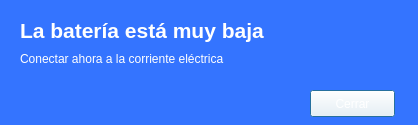
<?xml version="1.0" encoding="UTF-8"?>
<ui version="4.0">
 <class>Dialog</class>
 <widget class="QDialog" name="Dialog">
  <property name="geometry">
   <rect>
    <x>0</x>
    <y>0</y>
    <width>418</width>
    <height>125</height>
   </rect>
  </property>
  <property name="palette">
   <palette>
    <active>
     <colorrole role="WindowText">
      <brush brushstyle="SolidPattern">
       <color alpha="255">
        <red>255</red>
        <green>255</green>
        <blue>255</blue>
       </color>
      </brush>
     </colorrole>
     <colorrole role="Base">
      <brush brushstyle="SolidPattern">
       <color alpha="255">
        <red>255</red>
        <green>255</green>
        <blue>255</blue>
       </color>
      </brush>
     </colorrole>
     <colorrole role="Window">
      <brush brushstyle="SolidPattern">
       <color alpha="255">
        <red>52</red>
        <green>116</green>
        <blue>255</blue>
       </color>
      </brush>
     </colorrole>
    </active>
    <inactive>
     <colorrole role="WindowText">
      <brush brushstyle="SolidPattern">
       <color alpha="255">
        <red>255</red>
        <green>255</green>
        <blue>255</blue>
       </color>
      </brush>
     </colorrole>
     <colorrole role="Base">
      <brush brushstyle="SolidPattern">
       <color alpha="255">
        <red>255</red>
        <green>255</green>
        <blue>255</blue>
       </color>
      </brush>
     </colorrole>
     <colorrole role="Window">
      <brush brushstyle="SolidPattern">
       <color alpha="255">
        <red>52</red>
        <green>116</green>
        <blue>255</blue>
       </color>
      </brush>
     </colorrole>
    </inactive>
    <disabled>
     <colorrole role="WindowText">
      <brush brushstyle="SolidPattern">
       <color alpha="255">
        <red>149</red>
        <green>149</green>
        <blue>149</blue>
       </color>
      </brush>
     </colorrole>
     <colorrole role="Base">
      <brush brushstyle="SolidPattern">
       <color alpha="255">
        <red>52</red>
        <green>116</green>
        <blue>255</blue>
       </color>
      </brush>
     </colorrole>
     <colorrole role="Window">
      <brush brushstyle="SolidPattern">
       <color alpha="255">
        <red>52</red>
        <green>116</green>
        <blue>255</blue>
       </color>
      </brush>
     </colorrole>
    </disabled>
   </palette>
  </property>
  <property name="windowTitle">
   <string>Batería baja</string>
  </property>
  <widget class="QLabel" name="label">
   <property name="geometry">
    <rect>
     <x>20</x>
     <y>0</y>
     <width>281</width>
     <height>61</height>
    </rect>
   </property>
   <property name="font">
    <font>
     <pointsize>16</pointsize>
     <weight>75</weight>
     <bold>true</bold>
    </font>
   </property>
   <property name="locale">
    <locale language="Spanish" country="CostaRica"/>
   </property>
   <property name="text">
    <string>La batería está muy baja</string>
   </property>
  </widget>
  <widget class="QLabel" name="label_2">
   <property name="geometry">
    <rect>
     <x>20</x>
     <y>50</y>
     <width>241</width>
     <height>17</height>
    </rect>
   </property>
   <property name="locale">
    <locale language="Spanish" country="CostaRica"/>
   </property>
   <property name="text">
    <string>Conectar ahora a la corriente eléctrica</string>
   </property>
  </widget>
  <widget class="QPushButton" name="pushButton">
   <property name="geometry">
    <rect>
     <x>310</x>
     <y>90</y>
     <width>85</width>
     <height>27</height>
    </rect>
   </property>
   <property name="palette">
    <palette>
     <active>
      <colorrole role="Button">
       <brush brushstyle="SolidPattern">
        <color alpha="255">
         <red>255</red>
         <green>255</green>
         <blue>255</blue>
        </color>
       </brush>
      </colorrole>
      <colorrole role="Midlight">
       <brush brushstyle="SolidPattern">
        <color alpha="255">
         <red>255</red>
         <green>255</green>
         <blue>255</blue>
        </color>
       </brush>
      </colorrole>
      <colorrole role="Text">
       <brush brushstyle="SolidPattern">
        <color alpha="255">
         <red>255</red>
         <green>255</green>
         <blue>255</blue>
        </color>
       </brush>
      </colorrole>
      <colorrole role="ButtonText">
       <brush brushstyle="SolidPattern">
        <color alpha="255">
         <red>255</red>
         <green>255</green>
         <blue>255</blue>
        </color>
       </brush>
      </colorrole>
      <colorrole role="Base">
       <brush brushstyle="SolidPattern">
        <color alpha="255">
         <red>0</red>
         <green>170</green>
         <blue>255</blue>
        </color>
       </brush>
      </colorrole>
      <colorrole role="Shadow">
       <brush brushstyle="SolidPattern">
        <color alpha="255">
         <red>0</red>
         <green>170</green>
         <blue>255</blue>
        </color>
       </brush>
      </colorrole>
      <colorrole role="AlternateBase">
       <brush brushstyle="SolidPattern">
        <color alpha="255">
         <red>0</red>
         <green>170</green>
         <blue>255</blue>
        </color>
       </brush>
      </colorrole>
      <colorrole role="ToolTipBase">
       <brush brushstyle="SolidPattern">
        <color alpha="255">
         <red>0</red>
         <green>170</green>
         <blue>255</blue>
        </color>
       </brush>
      </colorrole>
     </active>
     <inactive>
      <colorrole role="Button">
       <brush brushstyle="SolidPattern">
        <color alpha="255">
         <red>255</red>
         <green>255</green>
         <blue>255</blue>
        </color>
       </brush>
      </colorrole>
      <colorrole role="Midlight">
       <brush brushstyle="SolidPattern">
        <color alpha="255">
         <red>255</red>
         <green>255</green>
         <blue>255</blue>
        </color>
       </brush>
      </colorrole>
      <colorrole role="Text">
       <brush brushstyle="SolidPattern">
        <color alpha="255">
         <red>255</red>
         <green>255</green>
         <blue>255</blue>
        </color>
       </brush>
      </colorrole>
      <colorrole role="ButtonText">
       <brush brushstyle="SolidPattern">
        <color alpha="255">
         <red>255</red>
         <green>255</green>
         <blue>255</blue>
        </color>
       </brush>
      </colorrole>
      <colorrole role="Base">
       <brush brushstyle="SolidPattern">
        <color alpha="255">
         <red>0</red>
         <green>170</green>
         <blue>255</blue>
        </color>
       </brush>
      </colorrole>
      <colorrole role="Shadow">
       <brush brushstyle="SolidPattern">
        <color alpha="255">
         <red>0</red>
         <green>170</green>
         <blue>255</blue>
        </color>
       </brush>
      </colorrole>
      <colorrole role="AlternateBase">
       <brush brushstyle="SolidPattern">
        <color alpha="255">
         <red>0</red>
         <green>170</green>
         <blue>255</blue>
        </color>
       </brush>
      </colorrole>
      <colorrole role="ToolTipBase">
       <brush brushstyle="SolidPattern">
        <color alpha="255">
         <red>0</red>
         <green>170</green>
         <blue>255</blue>
        </color>
       </brush>
      </colorrole>
     </inactive>
     <disabled>
      <colorrole role="Button">
       <brush brushstyle="SolidPattern">
        <color alpha="255">
         <red>255</red>
         <green>255</green>
         <blue>255</blue>
        </color>
       </brush>
      </colorrole>
      <colorrole role="Midlight">
       <brush brushstyle="SolidPattern">
        <color alpha="255">
         <red>255</red>
         <green>255</green>
         <blue>255</blue>
        </color>
       </brush>
      </colorrole>
      <colorrole role="Text">
       <brush brushstyle="SolidPattern">
        <color alpha="255">
         <red>149</red>
         <green>149</green>
         <blue>149</blue>
        </color>
       </brush>
      </colorrole>
      <colorrole role="ButtonText">
       <brush brushstyle="SolidPattern">
        <color alpha="255">
         <red>149</red>
         <green>149</green>
         <blue>149</blue>
        </color>
       </brush>
      </colorrole>
      <colorrole role="Base">
       <brush brushstyle="SolidPattern">
        <color alpha="255">
         <red>52</red>
         <green>116</green>
         <blue>255</blue>
        </color>
       </brush>
      </colorrole>
      <colorrole role="Shadow">
       <brush brushstyle="SolidPattern">
        <color alpha="255">
         <red>0</red>
         <green>170</green>
         <blue>255</blue>
        </color>
       </brush>
      </colorrole>
      <colorrole role="AlternateBase">
       <brush brushstyle="SolidPattern">
        <color alpha="255">
         <red>0</red>
         <green>170</green>
         <blue>255</blue>
        </color>
       </brush>
      </colorrole>
      <colorrole role="ToolTipBase">
       <brush brushstyle="SolidPattern">
        <color alpha="255">
         <red>0</red>
         <green>170</green>
         <blue>255</blue>
        </color>
       </brush>
      </colorrole>
     </disabled>
    </palette>
   </property>
   <property name="text">
    <string>Cerrar</string>
   </property>
  </widget>
 </widget>
 <resources/>
 <connections>
  <connection>
   <sender>pushButton</sender>
   <signal>clicked()</signal>
   <receiver>Dialog</receiver>
   <slot>hide()</slot>
   <hints>
    <hint type="sourcelabel">
     <x>346</x>
     <y>107</y>
    </hint>
    <hint type="destinationlabel">
     <x>371</x>
     <y>51</y>
    </hint>
   </hints>
  </connection>
 </connections>
</ui>
